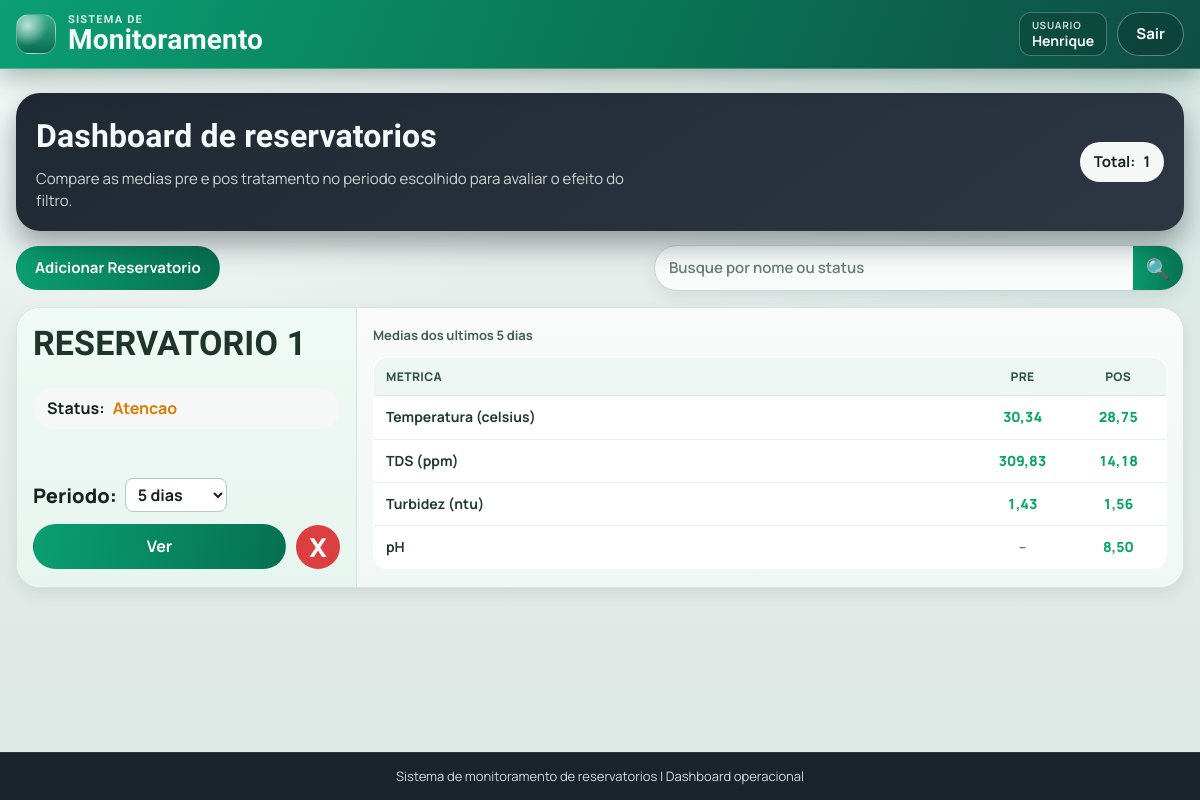
Page / (signed in) on the earlier database version.
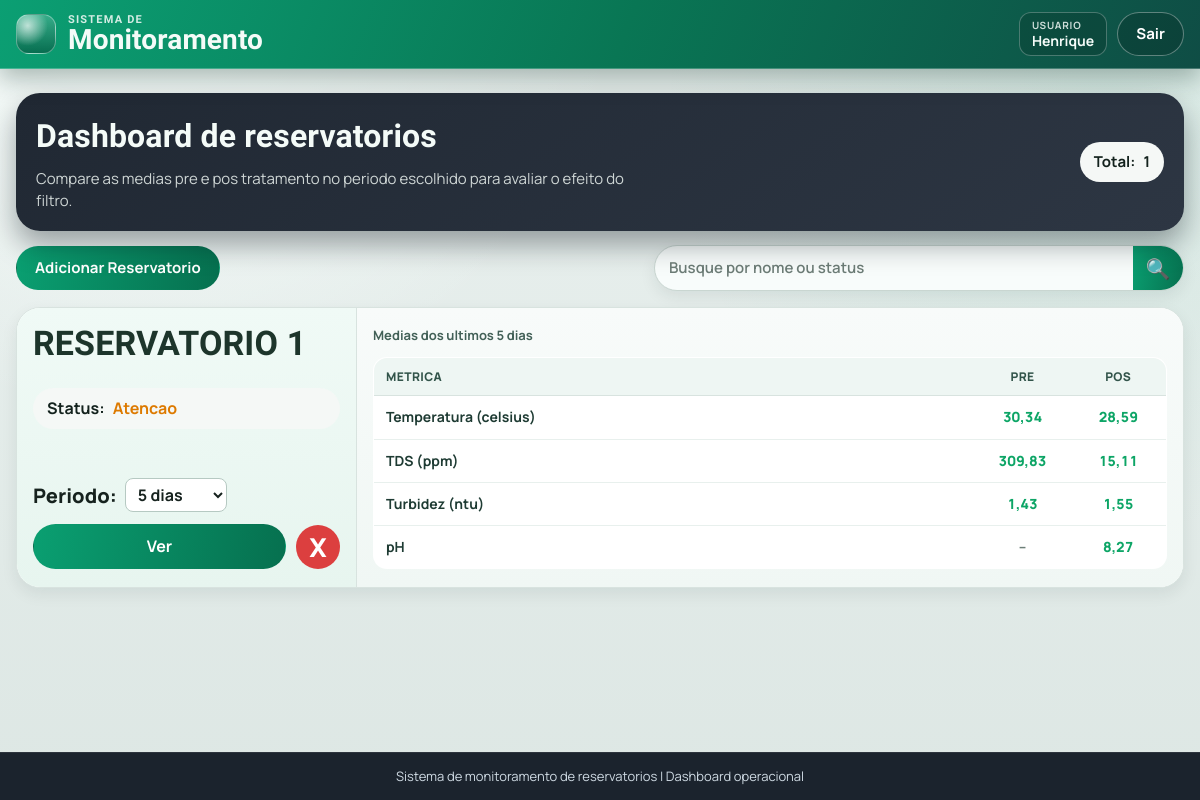
Same page on the later database version.
### app/models.py (models this page shows, shortened)
class Reservatorio(models.Model):
    STATUS_BOM = "bom"
    STATUS_ATENCAO = "atencao"
    STATUS_PERIGO = "perigo"
    FAIXA_PADRAO_PPM_TDS_MIN = 0.0
    FAIXA_PADRAO_PPM_TDS_MAX = 500.0
    FAIXA_PADRAO_NTU_TURBIDEZ_MIN = 0.0
    FAIXA_PADRAO_NTU_TURBIDEZ_MAX = 5.0
    FAIXA_PADRAO_CELSIUS_TEMPERATURA_MIN = 5.0
    FAIXA_PADRAO_CELSIUS_TEMPERATURA_MAX = 30.0
    FAIXA_PADRAO_PH_MIN = 6.0
    FAIXA_PADRAO_PH_MAX = 9.5
    META_PADRAO_PPM_TDS = 600.0
    META_PADRAO_NTU_TURBIDEZ = 1.5
    META_PADRAO_CELSIUS_TEMPERATURA = 25.0
    META_PADRAO_PH = 7.0
    STATUS_CHOICES = (
        (STATUS_BOM, "Bom"),
        (STATUS_ATENCAO, "Atencao"),
        (STATUS_PERIGO, "Perigo"),
    )
    usuario = models.ForeignKey(
        settings.AUTH_USER_MODEL,
        on_delete=models.CASCADE,
        related_name="reservatorios",
    )
    nome = models.CharField(max_length=120, unique=True)
    status = models.CharField(max_length=20, choices=STATUS_CHOICES, default=STATUS_BOM)
    faixa_ppm_tds_min = models.FloatField(default=FAIXA_PADRAO_PPM_TDS_MIN)
    faixa_ppm_tds_max = models.FloatField(default=FAIXA_PADRAO_PPM_TDS_MAX)
    faixa_ntu_turbidez_min = models.FloatField(default=FAIXA_PADRAO_NTU_TURBIDEZ_MIN)
    faixa_ntu_turbidez_max = models.FloatField(default=FAIXA_PADRAO_NTU_TURBIDEZ_MAX)
    faixa_celsius_temperatura_min = models.FloatField(default=FAIXA_PADRAO_CELSIUS_TEMPERATURA_MIN)
    faixa_celsius_temperatura_max = models.FloatField(default=FAIXA_PADRAO_CELSIUS_TEMPERATURA_MAX)
    faixa_ph_min = models.FloatField(default=FAIXA_PADRAO_PH_MIN)
    faixa_ph_max = models.FloatField(default=FAIXA_PADRAO_PH_MAX)
    meta_ppm_tds = models.FloatField(default=META_PADRAO_PPM_TDS)
    meta_ntu_turbidez = models.FloatField(default=META_PADRAO_NTU_TURBIDEZ)
    meta_celsius_temperatura = models.FloatField(default=META_PADRAO_CELSIUS_TEMPERATURA)
    meta_ph = models.FloatField(default=META_PADRAO_PH)
    created_at = models.DateTimeField(auto_now_add=True)
    updated_at = models.DateTimeField(auto_now=True)
    class Meta:
        ordering = ["nome"]
    @classmethod
    def listar(cls, busca="", usuario=None):
        queryset = cls.objects.all()
        if usuario is not None:
            queryset = queryset.filter(usuario=usuario)
        termo = (busca or "").strip()
        if not termo:
            return queryset
        return queryset.filter(Q(nome__icontains=termo) | Q(status__icontains=termo))

### app/views.py (the view)
# urls.py: path('', views.index, name="index"),
@login_required(login_url="entrar")
@require_http_methods(["GET"])
def index(request):
    busca = request.GET.get("busca", "").strip()
    periodo_valor = _normalizar_periodo_valor(request.GET.get("dias"))
    periodo_delta = _delta_por_periodo(periodo_valor)
    reservatorios = list(Reservatorio.listar(busca=busca, usuario=request.user))
    dashboard_cards = _montar_dashboard_cards(reservatorios, periodo_delta)
    return render(
        request,
        "index.html",
        {
            "reservatorios": reservatorios,
            "dashboard_cards": dashboard_cards,
            "busca": busca,
            "periodo_selecionado": periodo_valor,
            "periodo_rotulo": _rotulo_periodo(periodo_valor),
            "periodos_disponiveis": PERIODOS_DISPONIVEIS,
        },
    )

### app/services/regras.py (called while the page is built)
def classificar_status_por_faixa(valor, *, minimo, maximo, margem_atencao, margem_perigo):
    if valor < (minimo - margem_perigo) or valor > (maximo + margem_perigo):
        return "perigo"
    if valor < (minimo - margem_atencao) or valor > (maximo + margem_atencao):
        return "atencao"
    return "bom"

### app/views.py (called while the page is built)
def _normalizar_periodo_valor(valor):
    valor_normalizado = (valor or "").strip().lower()
    valores_validos = {item[0] for item in PERIODOS_DISPONIVEIS}
    if valor_normalizado in valores_validos:
        return valor_normalizado
    try:
        dias_legado = int(valor_normalizado)
    except (TypeError, ValueError):
        return PERIODO_PADRAO_VALOR
    valor_legado = f"{dias_legado}d"
    if valor_legado in valores_validos:
        return valor_legado
    return PERIODO_PADRAO_VALOR

def _delta_por_periodo(periodo_valor):
    unidade = periodo_valor[-1]
    quantidade = int(periodo_valor[:-1])
    if unidade == "m":
        return timedelta(minutes=quantidade)
    if unidade == "h":
        return timedelta(hours=quantidade)
    return timedelta(days=quantidade)

### app/templates/index.html (shortened to what the changed rows need)
{% extends "blocos/base.html" %}
{% block content %}
<section class="detail-hero index-hero">
    <div>
        <h2>Dashboard de reservatorios</h2>
    </div>
</section>
<section class="dashboard-grid">
    {% for card in dashboard_cards %}
    <article class="dashboard-card">
        <section class="dashboard-card-left">
            <h2>{{ card.reservatorio.nome|upper }}</h2>
            <p class="status-pill">
                <span>Status:</span>
                <strong class="status-text status-{{ card.reservatorio.status }}">{{ card.reservatorio.get_status_display }}</strong>
            </p>
            <form class="dashboard-period-form" method="get" action="{% url 'index' %}">
                <label for="periodo-{{ card.reservatorio.id }}">Periodo:</label>
                <select id="periodo-{{ card.reservatorio.id }}" name="dias" onchange="this.form.submit()">
                    {% for periodo_valor, periodo_label in periodos_disponiveis %}
                    <option value="{{ periodo_valor }}" {% if periodo_valor == periodo_selecionado %}selected{% endif %}>
                        {{ periodo_label }}
                    </option>
                    {% endfor %}
                </select>
            </form>
            <div class="dashboard-actions">
                <a class="btn-ver" href="{% url 'reservatorio_detalhe' card.reservatorio.id %}">Ver</a>
                <form
                    method="post"
                    action="{% url 'reservatorio_excluir' card.reservatorio.id %}"
                    data-confirm-delete-reservatorio
                    data-reservatorio-nome="{{ card.reservatorio.nome }}"
                >
                    <button class="btn-delete" type="submit" aria-label="Excluir reservatorio">X</button>
                </form>
            </div>
        </section>
        <section class="dashboard-card-right">
            <p class="dashboard-period-caption">Medias dos ultimos {{ periodo_rotulo }}</p>
            <table class="dashboard-metrics-table">
                <thead>
                    <tr>
                        <th scope="col">Metrica</th>
                        <th scope="col">PRE</th>
                        <th scope="col">POS</th>
                    </tr>
                </thead>
                <tbody>
                    <tr>
                        <th scope="row">Temperatura (celsius)</th>
                        <td class="dashboard-value status-{{ card.status_antes.temperatura }}">
                            {% if card.antes.temperatura is not None %}{{ card.antes.temperatura|floatformat:2 }}{% else %}--{% endif %}
                        </td>
                        <td class="dashboard-value status-{{ card.status_depois.temperatura }}">
                            {% if card.depois.temperatura is not None %}{{ card.depois.temperatura|floatformat:2 }}{% else %}--{% endif %}
                        </td>
                    </tr>
                    <tr>
                        <th scope="row">TDS (ppm)</th>
                        <td class="dashboard-value status-{{ card.status_antes.tds }}">
                            {% if card.antes.tds is not None %}{{ card.antes.tds|floatformat:2 }}{% else %}--{% endif %}
                        </td>
                        <td class="dashboard-value status-{{ card.status_depois.tds }}">
                            {% if card.depois.tds is not None %}{{ card.depois.tds|floatformat:2 }}{% else %}--{% endif %}
                        </td>
                    </tr>
                    <tr>
                        <th scope="row">Turbidez (ntu)</th>
                        <td class="dashboard-value status-{{ card.status_antes.turbidez }}">
                            {% if card.antes.turbidez is not None %}{{ card.antes.turbidez|floatformat:2 }}{% else %}--{% endif %}
                        </td>
                        <td class="dashboard-value status-{{ card.status_depois.turbidez }}">
                            {% if card.depois.turbidez is not None %}{{ card.depois.turbidez|floatformat:2 }}{% else %}--{% endif %}
                        </td>
                    </tr>
                    <tr>
                        <th scope="row">pH</th>
                        <td class="dashboard-value status-{{ card.status_antes.ph }}">
                            {% if card.antes.ph is not None %}{{ card.antes.ph|floatformat:2 }}{% else %}--{% endif %}
                        </td>
                        <td class="dashboard-value status-{{ card.status_depois.ph }}">
                            {% if card.depois.ph is not None %}{{ card.depois.ph|floatformat:2 }}{% else %}--{% endif %}
                        </td>
                    </tr>
                </tbody>
            </table>
        </section>
    </article>
    {% empty %}
    <article class="empty-state">
        <p>Nenhum reservatorio encontrado.</p>
    </article>
    {% endfor %}
</section>
{% endblock %}

Differences in the rows shown:
changed Reservatorio "RESERVATORIO 1": depois.temperatura "28,75" → "28,59"; depois.tds "14,18" → "15,11"; depois.turbidez "1,56" → "1,55"; depois.ph "8,50" → "8,27"
